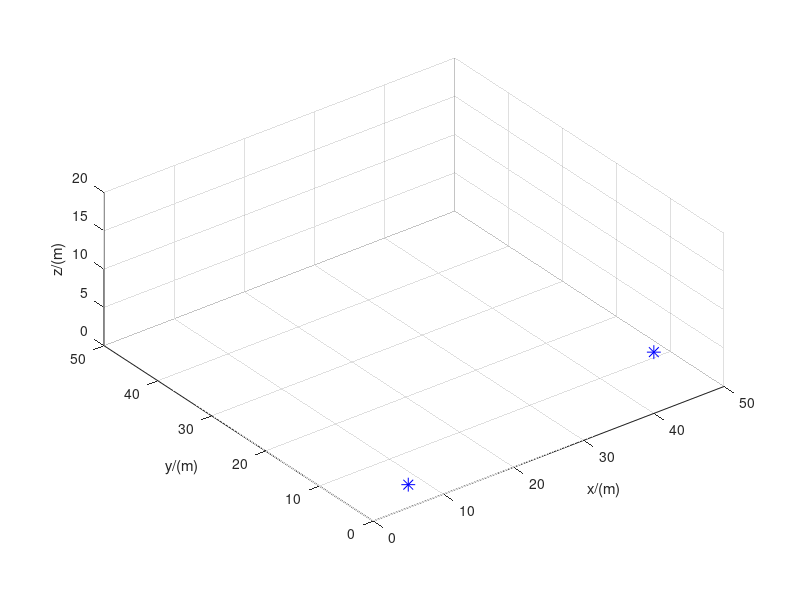

The MATLAB source for this figure: (Note: this script raises an error after producing the figure.)
clc
clear all
close all

%%
figure
axis([0 50 0 50 0 20]);  % 扩大z轴范围
axis equal
xlabel('x/(m)')
ylabel('y/(m)')
zlabel('z/(m)')
view(3)
grid on

%上色选择
rng(1)
all_colors = rand(6,3);

%%
%。。。。。。。数据记录。。。。。。
bag=zeros(6,300);   %无人机的信息
bag_obs=zeros(3,300);   %障碍物1的信息 (增加z维度)
bag_obs2=zeros(3,300);   %障碍物2的信息 (增加z维度)
bag_obs3=zeros(3,300);   %障碍物3的信息 (增加z维度)

%%
%。。。。。。。数据记录。。。。。。
bag2=zeros(6,300);

%%
%。。。。。。。初始点-终止点。。。。。。。。
begin=[5,0,3];      % 增加z坐标
over=[25,45,15];    % 增加z坐标

%%
%。。。。。。。初始点-终止点。。。。。。。。
begin2=[40,0,8];    % 增加z坐标

%%
%。。。。。。。虚拟导引点。。。。。
r_gui=6;  %虚拟导引半径guide
theta_gui=-0.75*pi;   %虚拟导引点的夹角
phi_gui=0.1*pi;       %虚拟导引点的仰角 (新增)
v_target=0; %目标运动速度
over_gui=over+r_gui*[cos(theta_gui)*cos(phi_gui), sin(theta_gui)*cos(phi_gui), sin(phi_gui)];  %3D虚拟导引点

%%
%。。。。。。。虚拟导引点。。。。。
theta_gui2=-0.25*pi;   %虚拟导引点的夹角
phi_gui2=-0.15*pi;     %虚拟导引点的仰角 (新增)
over_gui2=over+r_gui*[cos(theta_gui2)*cos(phi_gui2), sin(theta_gui2)*cos(phi_gui2), sin(phi_gui2)];  %3D虚拟导引点

%%
%。。。。。。。障碍物位置。。。。。。。。
r_obsmove=10;
v_obsmove=1;
w=v_obsmove/r_obsmove;
%障碍物初始化 (3D)
obstacle=[25+r_obsmove*cos(pi/2),25+r_obsmove*cos(-pi/6),25+r_obsmove*cos(-pi*5/6); ...
    20+r_obsmove*sin(pi/2),20+r_obsmove*sin(-pi/6),20+r_obsmove*sin(-pi*5/6); ...
    10, 5, 12];  % 增加z坐标

%%
%。。。。。。。是否可视化无人机。。。。。。。
vision_uav=1;
vision_uav2=1;

%%
%。。。。。。。协同标志位。。。。。。。。
flag_co=0;  %cooperate
flag_co2=0;  %cooperate

%%
accu=0;
accu2=0;
accu_time=0;

%%
%。。。。。。。初始化参数。。。。。。。。。。。
v=3;    %每次迭代的速度m/s
delta_t=0.1;    %时间间隔
t_end=200;  %最大仿真时间
iters=1;    %迭代次数初始化

%%
curr=begin'; %当前位置 (3D)
curr_previous=curr;    %上一刻位置

%%
curr2=begin2'; %当前位置 (3D)
curr_previous2=curr2;    %上一刻位置

%% 
testR=v*delta_t;   %测试球面的半径
Q_star=6;   %障碍物涉及的半径

num_point=26;       %3D空间球面上的点数 (增加点数)
testPoint=zeros(num_point,3);   %周围点的坐标数组(x,y,z)
testOut=zeros(1,num_point); %周围点的势能
step_predict=10; %预测步长

%%
pos_predict=zeros(step_predict,3);  %预测域内的位置数组(x,y,z)
pos_predict2=zeros(step_predict,3);  %预测域内的位置数组(x,y,z)

%%
%。。。。。。。画无人机所需的参数。。。。。。。。。
roll_max=5;
pitch_max=5;
yaw_max=5;      % 新增偏航角

%%
U_k=zeros(3,1);
U_k2=zeros(3,1);

%%
%。。。。。。。。画初始点。。。。。。。。
hold on;
plot3(begin(1),begin(2),begin(3),'*b','MarkerSize',10);
plot3(begin2(1),begin2(2),begin2(3),'*b','MarkerSize',10);

%%
%。。。。。。。画目标的球形范围。。。。。。。。
plot_target(over(1),over(2),over(3),r_gui)

%% 
%。。。。。。。。。MPC初始参数。。。。。。。。。。。
A=[zeros(3),eye(3);
    zeros(3),zeros(3)]*delta_t+ ...
    eye(6);   %状态矩阵A初始条件x_k,权重矩阵Q,R及终端误差矩阵F为输入

B=[0.5*eye(3)*delta_t^2;eye(3)*delta_t];    %输入矩阵B

N=step_predict;    %预测长度

%%
x_k=[begin(1);begin(2);begin(3);
    0*ones(3,1)];   %当前状态，3D初始化

%%
x_k2=[begin2(1);begin2(2);begin2(3);
    0*ones(3,1)];   %当前状态，3D初始化

%%
Q=[eye(3),zeros(3);
    zeros(3),zeros(3)]; %权重矩阵Q

F=[eye(3),zeros(3);
    zeros(3),zeros(3)]; %权重矩阵，终端

R=[zeros(3)];   %权重矩阵，输入

u_max=3;    %最大输入加速度
ub=kron(ones(N,1),[u_max;u_max;u_max]); %输入上限
lb=-ub;

%%
%。。。。。。。主循环。。。。。。。。。。。。
while iters<=t_end/delta_t
    %% 
    %。。。。。。。。。。对协同标志位更新。。。。。。。。。。
    if flag_co==1||norm(curr-over_gui')<2*testR
        flag_co=1;  %可以进行近距离靠近
    end
    
    if flag_co2==1||norm(curr2-over_gui2')<2*testR
        flag_co2=1;  %可以进行近距离靠近
    end
    
    if flag_co&&flag_co2
        accu_time=accu_time+1;
    end
    
    %%
    %。。。。。。。。。删除画图。。。。。。。。。。
    if vision_uav
        delete(findobj('FaceAlpha',0.7));
        delete(findobj('FaceAlpha',0.35));
    end
    
    if vision_uav2
        delete(findobj('FaceAlpha',0.7));
        delete(findobj('FaceAlpha',0.35));
    end
    
    %删除预测点序列
    delete(findobj('color',"green"));
    delete(findobj('color',"magenta"));
    %删除障碍物
    delete(findobj('FaceColor','red'));
    %删除虚拟导引点
    delete(findobj('color',all_colors(5,:)));

    %%
    %。。。。。。。。。导引点运动。。。。。。。。。。
    over_gui(1,1)=over_gui(1,1)+v_target*delta_t;
    over_gui2(1,1)=over_gui2(1,1)+v_target*delta_t;
    
    %%
    %。。。。。。。。障碍物运动。。。。。。。。。。
    obstacle=[25+r_obsmove*cos(pi/2+w*iters*delta_t), ...
        25+r_obsmove*cos(-pi/6+w*iters*delta_t), ...
        25+r_obsmove*cos(-pi*5/6+w*iters*delta_t); ...
        20+r_obsmove*sin(pi/2+w*iters*delta_t), ...
        20+r_obsmove*sin(-pi/6+w*iters*delta_t), ...
        20+r_obsmove*sin(-pi*5/6+w*iters*delta_t); ...
        10+2*sin(w*iters*delta_t), 5+3*cos(w*iters*delta_t), 12+1.5*sin(2*w*iters*delta_t)];  % 3D运动
    
    bag_obs(:,iters)=obstacle(:,1);
    bag_obs2(:,iters)=obstacle(:,2);
    bag_obs3(:,iters)=obstacle(:,3);
    
    %%
    %。。。。。。。。画轨迹。。。。。。。。。
    plot3([curr_previous(1),curr(1)],[curr_previous(2),curr(2)],[curr_previous(3),curr(3)], ...
        '-','Color',"#4DBEEE",'linewidth',2)
    curr_previous=curr;
    
    plot3([curr_previous2(1),curr2(1)],[curr_previous2(2),curr2(2)],[curr_previous2(3),curr2(3)], ...
        '-','Color',"#D95319",'linewidth',2)
    curr_previous2=curr2;
    
    %。。。。。。。。。。画无人机姿态。。。。。。。。
    if vision_uav
        roll=U_k(1,1)/u_max*roll_max; 
        pitch=U_k(2,1)/u_max*pitch_max;
        yaw=U_k(3,1)/u_max*yaw_max;   % 新增偏航角
        quadrotor(curr(1),curr(2),curr(3),pitch,roll)
    end
    
    if vision_uav2
        roll=U_k2(1,1)/u_max*roll_max; 
        pitch=U_k2(2,1)/u_max*pitch_max;
        yaw=U_k2(3,1)/u_max*yaw_max;   % 新增偏航角
        quadrotor(curr2(1),curr2(2),curr2(3),pitch,roll)
    end

    %% 
    %。。。。。。。。。势场法求解预测点。。。。。。。。。。
    if accu_time<=2
        curr_temp=curr;
        for i=1:step_predict
            %3D球面上的点
            for j=1:num_point
                % 使用球坐标系生成3D点
                phi = acos(1 - 2*j/num_point);  % 极角
                theta = pi*(1 + sqrt(5))*j;     % 方位角 (黄金角)
                
                testPoint(j,:)=[testR*sin(phi)*cos(theta)+curr_temp(1), ...
                    testR*sin(phi)*sin(theta)+curr_temp(2), ...
                    testR*cos(phi)+curr_temp(3)];
                
                testOut(:,j)=comput_P(testPoint(j,:)',over_gui',obstacle, Q_star);
            end
            [~,num]=min(testOut);
            
            curr_temp=testPoint(num,:)';
            pos_predict(i,:)=curr_temp';
        end
    else
        testR=v*delta_t*2/3;
        x_start=over_gui(1,1)-testR*cos(theta_gui)*cos(phi_gui)*accu;
        y_start=over_gui(1,2)-testR*sin(theta_gui)*cos(phi_gui)*accu;
        z_start=over_gui(1,3)-testR*sin(phi_gui)*accu;
        accu=accu+1;
        i=[1:step_predict]';
        
        pos_predict(:,1)=x_start-testR*cos(theta_gui)*cos(phi_gui)*i;
        pos_predict(:,2)=y_start-testR*sin(theta_gui)*cos(phi_gui)*i;
        pos_predict(:,3)=z_start-testR*sin(phi_gui)*i;
    end

    %% 
    %。。。。。。。。。势场法求解预测点2。。。。。。。。。。
    if accu_time<=2
        curr_temp=curr2;
        for i=1:step_predict
            %3D球面上的点
            for j=1:num_point
                phi = acos(1 - 2*j/num_point);
                theta = pi*(1 + sqrt(5))*j;
                
                testPoint(j,:)=[testR*sin(phi)*cos(theta)+curr_temp(1), ...
                    testR*sin(phi)*sin(theta)+curr_temp(2), ...
                    testR*cos(phi)+curr_temp(3)];
                
                testOut(:,j)=comput_P(testPoint(j,:)',over_gui2',obstacle, Q_star);
            end
            [~,num]=min(testOut);
            
            curr_temp=testPoint(num,:)';
            pos_predict2(i,:)=curr_temp';
        end
    else
        x_start=over_gui2(1,1)-testR*cos(theta_gui2)*cos(phi_gui2)*accu2;
        y_start=over_gui2(1,2)-testR*sin(theta_gui2)*cos(phi_gui2)*accu2;
        z_start=over_gui2(1,3)-testR*sin(phi_gui2)*accu2;
        accu2=accu2+1;
        i=[1:step_predict]';
        
        pos_predict2(:,1)=x_start-testR*cos(theta_gui2)*cos(phi_gui2)*i;
        pos_predict2(:,2)=y_start-testR*sin(theta_gui2)*cos(phi_gui2)*i;
        pos_predict2(:,3)=z_start-testR*sin(phi_gui2)*i;
    end
    
    %%
    %。。。。。。。。。。画图。。。。。。。。。。
    %画预测集合
    plot3(pos_predict(:,1),pos_predict(:,2),pos_predict(:,3), ...
        'Color',"green",'linewidth',2)
    plot3([pos_predict(1,1),curr(1)],[pos_predict(1,2),curr(2)],[pos_predict(1,3),curr(3)], ...
        'Color',"green",'linewidth',2)
    
    plot3(pos_predict2(:,1),pos_predict2(:,2),pos_predict2(:,3), ...
        'Color',"magenta",'linewidth',2)
    plot3([pos_predict2(1,1),curr2(1)],[pos_predict2(1,2),curr2(2)],[pos_predict2(1,3),curr2(3)], ...
        'Color',"magenta",'linewidth',2)
    
    %画障碍物
    for j=1:size(obstacle,2)
        plot_obstacle(obstacle(1,j),obstacle(2,j),obstacle(3,j),Q_star/2-0.5);
    end
    
    %画虚拟导引点
    plot3(over_gui(1),over_gui(2),over_gui(3),'*','Color',all_colors(5,:),'MarkerSize',10);
    plot3(over_gui2(1),over_gui2(2),over_gui2(3),'*','Color',all_colors(5,:),'MarkerSize',10);
    
    %% 
    %。。。。。。。MPC求解下一步。。。。。。。。。
    x_k_bias=zeros((N+1)*6,1);
    x_k_bias(1:3,1)=curr;
    for k=1:N
        x_k_bias(6*k+1:6*k+3,1)=pos_predict(k,:)';
    end
    
    [M,C,U_k] = MPC(A,B,N,x_k,x_k_bias,Q,R,F,lb,ub);
    
    x=M*x_k+C*U_k;
    x_k=x(7:12,1);
    bag(:,iters)=x_k;
    curr=x_k(1:3,1);
    
    %% 
    %。。。。。。。MPC求解下一步2。。。。。。。。。
    x_k_bias=zeros((N+1)*6,1);
    x_k_bias(1:3,1)=curr2;
    for k=1:N
        x_k_bias(6*k+1:6*k+3,1)=pos_predict2(k,:)';
    end
    
    [M,C,U_k2] = MPC(A,B,N,x_k2,x_k_bias,Q,R,F,lb,ub);
    
    x=M*x_k2+C*U_k2;
    x_k2=x(7:12,1);
    bag2(:,iters)=x_k2;
    curr2=x_k2(1:3,1);
    
    %%
    %。。。。。。。。暂停。。。。。。。。。。。。
    pause(0.01);
    iters=iters+1;
    
end
